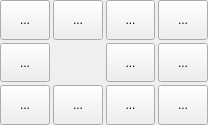
<?xml version="1.0" encoding="UTF-8"?>
<ui version="4.0">
 <class>partMainControl</class>
 <widget class="QWidget" name="partMainControl">
  <property name="geometry">
   <rect>
    <x>0</x>
    <y>0</y>
    <width>208</width>
    <height>125</height>
   </rect>
  </property>
  <property name="sizePolicy">
   <sizepolicy hsizetype="Expanding" vsizetype="Expanding">
    <horstretch>0</horstretch>
    <verstretch>0</verstretch>
   </sizepolicy>
  </property>
  <property name="minimumSize">
   <size>
    <width>0</width>
    <height>0</height>
   </size>
  </property>
  <property name="maximumSize">
   <size>
    <width>16777215</width>
    <height>166666</height>
   </size>
  </property>
  <property name="windowTitle">
   <string>Form</string>
  </property>
  <layout class="QVBoxLayout" name="verticalLayout">
   <property name="spacing">
    <number>3</number>
   </property>
   <property name="leftMargin">
    <number>0</number>
   </property>
   <property name="topMargin">
    <number>0</number>
   </property>
   <property name="rightMargin">
    <number>0</number>
   </property>
   <property name="bottomMargin">
    <number>0</number>
   </property>
   <item>
    <layout class="QGridLayout" name="gridLayout" columnstretch="0,0,0,0,0">
     <property name="spacing">
      <number>3</number>
     </property>
     <item row="2" column="2">
      <widget class="StyledToolButton" name="cmdReset">
       <property name="sizePolicy">
        <sizepolicy hsizetype="MinimumExpanding" vsizetype="Expanding">
         <horstretch>0</horstretch>
         <verstretch>0</verstretch>
        </sizepolicy>
       </property>
       <property name="toolTip">
        <string>Reset</string>
       </property>
       <property name="text">
        <string>...</string>
       </property>
       <property name="icon">
        <iconset resource="../../images.qrc">
         <normaloff>:/images/restart.png</normaloff>:/images/restart.png</iconset>
       </property>
       <property name="iconSize">
        <size>
         <width>32</width>
         <height>32</height>
        </size>
       </property>
       <property name="adjustSize" stdset="0">
        <bool>true</bool>
       </property>
      </widget>
     </item>
     <item row="1" column="2">
      <widget class="StyledToolButton" name="cmdSleep">
       <property name="sizePolicy">
        <sizepolicy hsizetype="MinimumExpanding" vsizetype="Expanding">
         <horstretch>0</horstretch>
         <verstretch>0</verstretch>
        </sizepolicy>
       </property>
       <property name="toolTip">
        <string>Sleep</string>
       </property>
       <property name="text">
        <string>...</string>
       </property>
       <property name="icon">
        <iconset resource="../../images.qrc">
         <normaloff>:/images/power4.png</normaloff>:/images/power4.png</iconset>
       </property>
       <property name="iconSize">
        <size>
         <width>32</width>
         <height>32</height>
        </size>
       </property>
       <property name="adjustSize" stdset="0">
        <bool>true</bool>
       </property>
      </widget>
     </item>
     <item row="0" column="0">
      <widget class="StyledToolButton" name="cmdHome">
       <property name="sizePolicy">
        <sizepolicy hsizetype="MinimumExpanding" vsizetype="Expanding">
         <horstretch>0</horstretch>
         <verstretch>0</verstretch>
        </sizepolicy>
       </property>
       <property name="toolTip">
        <string>Home</string>
       </property>
       <property name="text">
        <string>...</string>
       </property>
       <property name="icon">
        <iconset resource="../../images.qrc">
         <normaloff>:/images/search_for_home2.png</normaloff>:/images/search_for_home2.png</iconset>
       </property>
       <property name="iconSize">
        <size>
         <width>32</width>
         <height>32</height>
        </size>
       </property>
       <property name="adjustSize" stdset="0">
        <bool>true</bool>
       </property>
      </widget>
     </item>
     <item row="2" column="4">
      <widget class="StyledToolButton" name="cmdUnlock">
       <property name="enabled">
        <bool>true</bool>
       </property>
       <property name="sizePolicy">
        <sizepolicy hsizetype="MinimumExpanding" vsizetype="Expanding">
         <horstretch>0</horstretch>
         <verstretch>0</verstretch>
        </sizepolicy>
       </property>
       <property name="minimumSize">
        <size>
         <width>50</width>
         <height>0</height>
        </size>
       </property>
       <property name="toolTip">
        <string>Unlock</string>
       </property>
       <property name="text">
        <string>...</string>
       </property>
       <property name="icon">
        <iconset resource="../../images.qrc">
         <normaloff>:/images/unlock1.png</normaloff>:/images/unlock1.png</iconset>
       </property>
       <property name="iconSize">
        <size>
         <width>32</width>
         <height>32</height>
        </size>
       </property>
       <property name="adjustSize" stdset="0">
        <bool>true</bool>
       </property>
      </widget>
     </item>
     <item row="1" column="0">
      <widget class="StyledToolButton" name="cmdHold">
       <property name="sizePolicy">
        <sizepolicy hsizetype="MinimumExpanding" vsizetype="Expanding">
         <horstretch>0</horstretch>
         <verstretch>0</verstretch>
        </sizepolicy>
       </property>
       <property name="toolTip">
        <string>Hold</string>
       </property>
       <property name="text">
        <string>...</string>
       </property>
       <property name="icon">
        <iconset resource="../../images.qrc">
         <normaloff>:/images/pause.png</normaloff>:/images/pause.png</iconset>
       </property>
       <property name="iconSize">
        <size>
         <width>32</width>
         <height>32</height>
        </size>
       </property>
       <property name="checkable">
        <bool>true</bool>
       </property>
       <property name="adjustSize" stdset="0">
        <bool>true</bool>
       </property>
      </widget>
     </item>
     <item row="2" column="0">
      <widget class="StyledToolButton" name="cmdCheck">
       <property name="sizePolicy">
        <sizepolicy hsizetype="MinimumExpanding" vsizetype="Expanding">
         <horstretch>0</horstretch>
         <verstretch>0</verstretch>
        </sizepolicy>
       </property>
       <property name="toolTip">
        <string>Check</string>
       </property>
       <property name="text">
        <string>...</string>
       </property>
       <property name="icon">
        <iconset resource="../../images.qrc">
         <normaloff>:/images/check1.png</normaloff>:/images/check1.png</iconset>
       </property>
       <property name="iconSize">
        <size>
         <width>32</width>
         <height>32</height>
        </size>
       </property>
       <property name="checkable">
        <bool>true</bool>
       </property>
       <property name="adjustSize" stdset="0">
        <bool>true</bool>
       </property>
      </widget>
     </item>
     <item row="2" column="1">
      <widget class="StyledToolButton" name="cmdDoor">
       <property name="sizePolicy">
        <sizepolicy hsizetype="MinimumExpanding" vsizetype="Expanding">
         <horstretch>0</horstretch>
         <verstretch>0</verstretch>
        </sizepolicy>
       </property>
       <property name="toolTip">
        <string>Door</string>
       </property>
       <property name="text">
        <string>...</string>
       </property>
       <property name="icon">
        <iconset resource="../../images.qrc">
         <normaloff>:/images/door.png</normaloff>:/images/door.png</iconset>
       </property>
       <property name="iconSize">
        <size>
         <width>32</width>
         <height>32</height>
        </size>
       </property>
       <property name="adjustSize" stdset="0">
        <bool>true</bool>
       </property>
      </widget>
     </item>
     <item row="1" column="4">
      <widget class="StyledToolButton" name="cmdFlood">
       <property name="sizePolicy">
        <sizepolicy hsizetype="MinimumExpanding" vsizetype="Expanding">
         <horstretch>0</horstretch>
         <verstretch>0</verstretch>
        </sizepolicy>
       </property>
       <property name="toolTip">
        <string>Flood</string>
       </property>
       <property name="text">
        <string>...</string>
       </property>
       <property name="icon">
        <iconset resource="../../images.qrc">
         <normaloff>:/images/flood.png</normaloff>:/images/flood.png</iconset>
       </property>
       <property name="iconSize">
        <size>
         <width>32</width>
         <height>32</height>
        </size>
       </property>
       <property name="checkable">
        <bool>true</bool>
       </property>
       <property name="adjustSize" stdset="0">
        <bool>true</bool>
       </property>
      </widget>
     </item>
     <item row="0" column="1">
      <widget class="StyledToolButton" name="cmdProbe">
       <property name="sizePolicy">
        <sizepolicy hsizetype="MinimumExpanding" vsizetype="Expanding">
         <horstretch>0</horstretch>
         <verstretch>0</verstretch>
        </sizepolicy>
       </property>
       <property name="text">
        <string>...</string>
       </property>
       <property name="icon">
        <iconset resource="../../images.qrc">
         <normaloff>:/images/search_z.svg</normaloff>:/images/search_z.svg</iconset>
       </property>
       <property name="iconSize">
        <size>
         <width>32</width>
         <height>32</height>
        </size>
       </property>
      </widget>
     </item>
     <item row="0" column="2">
      <widget class="StyledToolButton" name="cmdZeroXY">
       <property name="sizePolicy">
        <sizepolicy hsizetype="MinimumExpanding" vsizetype="Expanding">
         <horstretch>0</horstretch>
         <verstretch>0</verstretch>
        </sizepolicy>
       </property>
       <property name="text">
        <string>...</string>
       </property>
       <property name="icon">
        <iconset resource="../../images.qrc">
         <normaloff>:/images/axis_zero.svg</normaloff>:/images/axis_zero.svg</iconset>
       </property>
       <property name="iconSize">
        <size>
         <width>32</width>
         <height>32</height>
        </size>
       </property>
      </widget>
     </item>
     <item row="0" column="4">
      <widget class="StyledToolButton" name="cmdZeroZ">
       <property name="sizePolicy">
        <sizepolicy hsizetype="MinimumExpanding" vsizetype="Expanding">
         <horstretch>0</horstretch>
         <verstretch>0</verstretch>
        </sizepolicy>
       </property>
       <property name="text">
        <string>...</string>
       </property>
       <property name="icon">
        <iconset resource="../../images.qrc">
         <normaloff>:/images/zero_z.svg</normaloff>:/images/zero_z.svg</iconset>
       </property>
       <property name="iconSize">
        <size>
         <width>32</width>
         <height>32</height>
        </size>
       </property>
      </widget>
     </item>
    </layout>
   </item>
  </layout>
 </widget>
 <customwidgets>
  <customwidget>
   <class>StyledToolButton</class>
   <extends>QToolButton</extends>
   <header location="global">styledtoolbutton.h</header>
  </customwidget>
 </customwidgets>
 <resources>
  <include location="../../images.qrc"/>
 </resources>
 <connections>
  <connection>
   <sender>cmdHome</sender>
   <signal>clicked()</signal>
   <receiver>partMainControl</receiver>
   <slot>onCmdHomeClicked()</slot>
   <hints>
    <hint type="sourcelabel">
     <x>32</x>
     <y>26</y>
    </hint>
    <hint type="destinationlabel">
     <x>3</x>
     <y>14</y>
    </hint>
   </hints>
  </connection>
  <connection>
   <sender>cmdHold</sender>
   <signal>toggled(bool)</signal>
   <receiver>partMainControl</receiver>
   <slot>onCmdHoldClicked(bool)</slot>
   <hints>
    <hint type="sourcelabel">
     <x>95</x>
     <y>29</y>
    </hint>
    <hint type="destinationlabel">
     <x>90</x>
     <y>5</y>
    </hint>
   </hints>
  </connection>
  <connection>
   <sender>cmdReset</sender>
   <signal>clicked()</signal>
   <receiver>partMainControl</receiver>
   <slot>onCmdResetClicked()</slot>
   <hints>
    <hint type="sourcelabel">
     <x>126</x>
     <y>32</y>
    </hint>
    <hint type="destinationlabel">
     <x>146</x>
     <y>32</y>
    </hint>
   </hints>
  </connection>
  <connection>
   <sender>cmdUnlock</sender>
   <signal>clicked()</signal>
   <receiver>partMainControl</receiver>
   <slot>onCmdUnlockClicked()</slot>
   <hints>
    <hint type="sourcelabel">
     <x>176</x>
     <y>17</y>
    </hint>
    <hint type="destinationlabel">
     <x>194</x>
     <y>18</y>
    </hint>
   </hints>
  </connection>
  <connection>
   <sender>cmdDoor</sender>
   <signal>clicked()</signal>
   <receiver>partMainControl</receiver>
   <slot>onCmdDoorClicked()</slot>
   <hints>
    <hint type="sourcelabel">
     <x>118</x>
     <y>76</y>
    </hint>
    <hint type="destinationlabel">
     <x>122</x>
     <y>101</y>
    </hint>
   </hints>
  </connection>
  <connection>
   <sender>cmdSleep</sender>
   <signal>clicked()</signal>
   <receiver>partMainControl</receiver>
   <slot>onCmdSleepClicked()</slot>
   <hints>
    <hint type="sourcelabel">
     <x>71</x>
     <y>82</y>
    </hint>
    <hint type="destinationlabel">
     <x>75</x>
     <y>100</y>
    </hint>
   </hints>
  </connection>
  <connection>
   <sender>cmdCheck</sender>
   <signal>toggled(bool)</signal>
   <receiver>partMainControl</receiver>
   <slot>onCmdCheckClicked(bool)</slot>
   <hints>
    <hint type="sourcelabel">
     <x>30</x>
     <y>71</y>
    </hint>
    <hint type="destinationlabel">
     <x>38</x>
     <y>98</y>
    </hint>
   </hints>
  </connection>
  <connection>
   <sender>cmdFlood</sender>
   <signal>toggled(bool)</signal>
   <receiver>partMainControl</receiver>
   <slot>onCmdFloodClicked(bool)</slot>
   <hints>
    <hint type="sourcelabel">
     <x>173</x>
     <y>76</y>
    </hint>
    <hint type="destinationlabel">
     <x>194</x>
     <y>77</y>
    </hint>
   </hints>
  </connection>
  <connection>
   <sender>cmdProbe</sender>
   <signal>clicked()</signal>
   <receiver>partMainControl</receiver>
   <slot>onCmdProbeClicked()</slot>
   <hints>
    <hint type="sourcelabel">
     <x>77</x>
     <y>20</y>
    </hint>
    <hint type="destinationlabel">
     <x>103</x>
     <y>62</y>
    </hint>
   </hints>
  </connection>
  <connection>
   <sender>cmdZeroZ</sender>
   <signal>clicked()</signal>
   <receiver>partMainControl</receiver>
   <slot>onCmdZeroZClicked()</slot>
   <hints>
    <hint type="sourcelabel">
     <x>181</x>
     <y>20</y>
    </hint>
    <hint type="destinationlabel">
     <x>103</x>
     <y>62</y>
    </hint>
   </hints>
  </connection>
  <connection>
   <sender>cmdZeroXY</sender>
   <signal>clicked()</signal>
   <receiver>partMainControl</receiver>
   <slot>onCmdZeroXYClicked()</slot>
   <hints>
    <hint type="sourcelabel">
     <x>129</x>
     <y>20</y>
    </hint>
    <hint type="destinationlabel">
     <x>103</x>
     <y>62</y>
    </hint>
   </hints>
  </connection>
 </connections>
 <slots>
  <slot>onCmdHomeClicked()</slot>
  <slot>onCmdCheckClicked(bool)</slot>
  <slot>onCmdFloodClicked(bool)</slot>
  <slot>onCmdResetClicked()</slot>
  <slot>onCmdUnlockClicked()</slot>
  <slot>onCmdHoldClicked(bool)</slot>
  <slot>onCmdSleepClicked()</slot>
  <slot>onCmdDoorClicked()</slot>
  <slot>onCmdProbeClicked()</slot>
  <slot>onCmdZeroZClicked()</slot>
  <slot>onCmdZeroXYClicked()</slot>
 </slots>
</ui>
